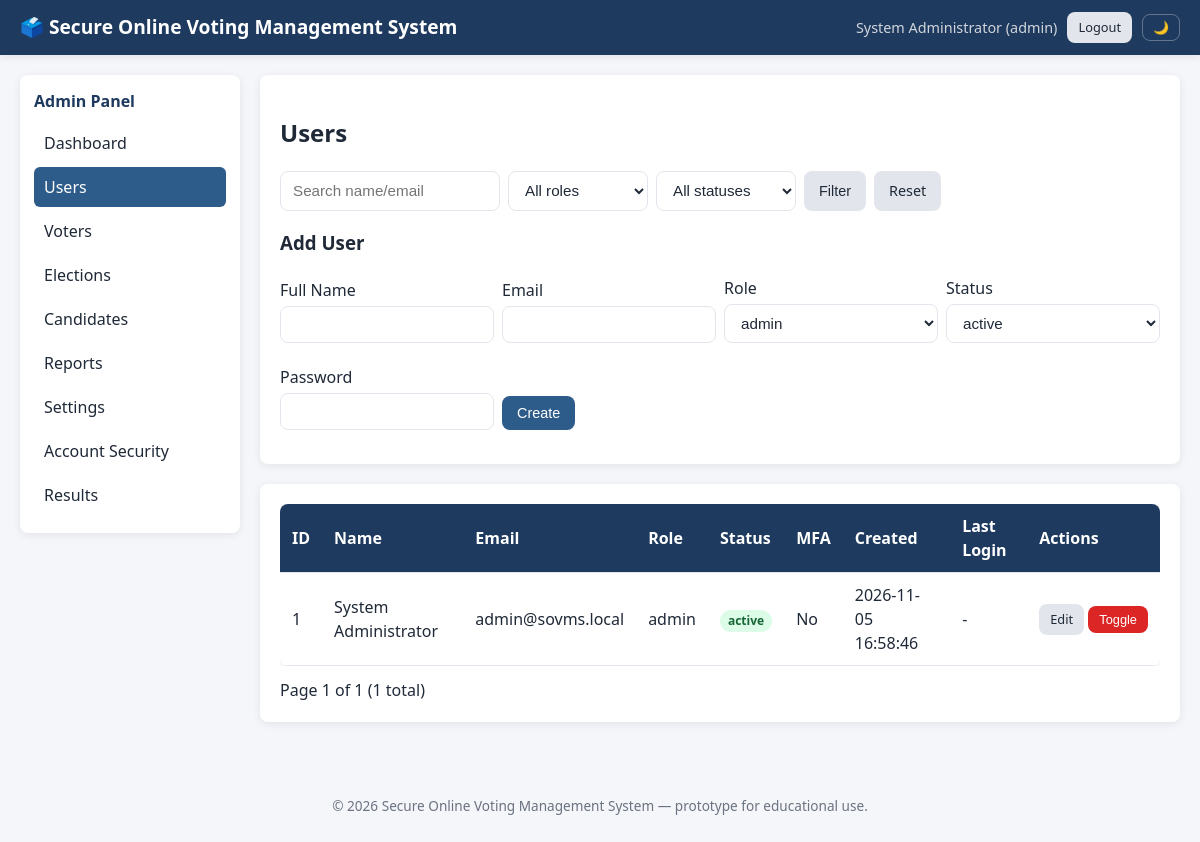
The page /admin/users.php (signed in) on the database its author committed.
### tables this page shows
CREATE TABLE system_settings (
    id         INT UNSIGNED AUTO_INCREMENT PRIMARY KEY,
    `key`      VARCHAR(80) NOT NULL UNIQUE,
    `value`    TEXT        NULL,
    type       ENUM('string','int','bool','json') NOT NULL DEFAULT 'string',
    updated_by INT UNSIGNED NULL,
    updated_at DATETIME     NOT NULL DEFAULT CURRENT_TIMESTAMP ON UPDATE CURRENT_TIMESTAMP,
    CONSTRAINT fk_ss_user FOREIGN KEY (updated_by) REFERENCES users(id)
        ON UPDATE CASCADE ON DELETE SET NULL
);

CREATE TABLE users (
    id                 INT UNSIGNED AUTO_INCREMENT PRIMARY KEY,
    role_id            INT UNSIGNED NOT NULL,
    full_name          VARCHAR(120) NOT NULL,
    email              VARCHAR(190) NOT NULL UNIQUE,
    password_hash      VARCHAR(255) NOT NULL,
    status             ENUM('pending','active','suspended','locked') NOT NULL DEFAULT 'pending',
    mfa_enabled        TINYINT(1)   NOT NULL DEFAULT 0,
    mfa_secret         VARCHAR(128) NULL,
    avatar             VARCHAR(255) NULL,
    last_login_at      DATETIME     NULL,
    last_login_ip      VARCHAR(45)  NULL,
    failed_login_count INT UNSIGNED NOT NULL DEFAULT 0,
    locked_until       DATETIME     NULL,
    created_at         TIMESTAMP    NOT NULL DEFAULT CURRENT_TIMESTAMP,
    updated_at         TIMESTAMP    NOT NULL DEFAULT CURRENT_TIMESTAMP ON UPDATE CURRENT_TIMESTAMP,
    CONSTRAINT fk_users_role FOREIGN KEY (role_id) REFERENCES roles(id)
        ON UPDATE CASCADE ON DELETE RESTRICT,
    INDEX idx_users_role   (role_id),
    INDEX idx_users_status (status),
    INDEX idx_users_email  (email)
);

CREATE TABLE roles (
    id          INT UNSIGNED AUTO_INCREMENT PRIMARY KEY,
    name        VARCHAR(30)  NOT NULL UNIQUE,
    description VARCHAR(255) NULL,
    created_at  TIMESTAMP    NOT NULL DEFAULT CURRENT_TIMESTAMP
);

### config/database.php (called while the page is built, shortened)
<?php
function db_prepare(mysqli $db, string $sql, string $types = '', array $params = []): mysqli_stmt
{
    $stmt = $db->prepare($sql);
    if ($types !== '' && count($params) > 0) {
        $stmt->bind_param($types, ...$params);
    }
    return $stmt;
}
function db_fetch_all(mysqli $db, string $sql, string $types = '', array $params = []): array
{
    $stmt = db_prepare($db, $sql, $types, $params);
    $stmt->execute();
    $res = $stmt->get_result();
    $rows = $res ? $res->fetch_all(MYSQLI_ASSOC) : [];
    return $rows;
}
function db_fetch_one(mysqli $db, string $sql, string $types = '', array $params = []): ?array
{
    $rows = db_fetch_all($db, $sql, $types, $params);
    return $rows[0] ?? null;
}

### includes/functions.php (called while the page is built, shortened)
<?php
require_once __DIR__ . '/../config/database.php';
require_once __DIR__ . '/../config/security.php';
function e(?string $value): string
{
    return htmlspecialchars((string)$value, ENT_QUOTES | ENT_SUBSTITUTE, 'UTF-8');
}
function paginate(int $total, int $perPage, int $page): array
{
    $page = max(1, $page);
    $pages = (int) ceil($total / max(1, $perPage));
    $offset = ($page - 1) * $perPage;
    return ['page' => $page, 'pages' => $pages, 'offset' => $offset, 'perPage' => $perPage];
}

### config/security.php (called while the page is built, shortened)
<?php
function start_secure_session(): void
{
    $now = time();
    $timeout = 30 * 60;
}

### includes/auth.php (called while the page is built, shortened)
<?php
require_once __DIR__ . '/../config/database.php';
require_once __DIR__ . '/../config/security.php';
require_once __DIR__ . '/functions.php';
function current_user(): ?array
{
    global $mysqli;
    return db_fetch_one(
        $mysqli,
        "SELECT u.id, u.role_id, u.full_name, u.email, u.status, u.mfa_enabled,
                r.name AS role_name
         FROM users u JOIN roles r ON r.id = u.role_id
         WHERE u.id = ?",
        "i",
        [$_SESSION['user_id']]
    );
}
function is_logged_in(): bool
{
    return current_user() !== null;
}
function require_login(string $redirect = '/VOTING_SYSTEM/login.php'): void
{
    if (!is_logged_in()) {
        set_flash('warning', 'Please log in to continue.');
        header('Location: ' . $redirect);
        exit;
    }
}
function require_role(array $roles, string $redirect = '/VOTING_SYSTEM/login.php'): void
{
    require_login($redirect);
}

### admin/users.php (the view, shortened to what this page needs)
<?php
require_once __DIR__ . '/../includes/auth.php';
require_role(['admin']);
$active = 'users';
global $mysqli;
$q = trim($_GET['q'] ?? '');
$page = max(1, (int)($_GET['page'] ?? 1));
$perPage = 15;
$where = "WHERE 1=1"; $params = []; $types = '';
$totalRow = db_fetch_one($mysqli, "SELECT COUNT(*) c FROM users u JOIN roles r ON r.id=u.role_id $where", $types, $params);
$total = (int)($totalRow['c'] ?? 0);
$pg = paginate($total, $perPage, $page);
$users = db_fetch_all($mysqli, "SELECT u.id, u.full_name, u.email, u.status, u.mfa_enabled, u.created_at, u.last_login_at, r.name AS role_name FROM users u JOIN roles r ON r.id=u.role_id $where ORDER BY u.id DESC LIMIT ? OFFSET ?", $types . 'ii', array_merge($params, [$perPage, $pg['offset']]));
$roles = db_fetch_all($mysqli, "SELECT name FROM roles ORDER BY id");
$editId = isset($_GET['edit']) ? (int)$_GET['edit'] : 0;
$editUser = null;
require_once __DIR__ . '/../includes/header.php';
?>
<div class="layout">
    <?php include __DIR__ . '/../includes/sidebar.php'; ?>
    <div class="layout__main">
<?php
if ($editId > 0) {
    $eu = $editUser;
?>
<div class="card">
    <h2>Edit User #<?php echo (int)$eu['id']; ?></h2>
    <form method="post">
        <?php echo csrf_field(); ?>
        <input type="hidden" name="action" value="update">
        <input type="hidden" name="user_id" value="<?php echo (int)$eu['id']; ?>">
        <div class="form-group"><label>Full Name</label><input class="form-control" name="full_name" value="<?php echo e($eu['full_name']); ?>" required></div>
        <div class="form-group"><label>Email (read-only)</label><input class="form-control" value="<?php echo e($eu['email']); ?>" disabled></div>
        <div class="form-group"><label>Role</label><select class="form-control" name="role"><?php foreach ($roles as $r): ?><option value="<?php echo e($r['name']); ?>" <?php echo $r['name']===$eu['role_name']?'selected':''; ?>><?php echo e($r['name']); ?></option><?php endforeach; ?></select></div>
        <div class="form-group"><label>Status</label><select class="form-control" name="status"><?php foreach (['pending','active','suspended','locked'] as $s): ?><option value="<?php echo $s; ?>" <?php echo $s===$eu['status']?'selected':''; ?>><?php echo $s; ?></option><?php endforeach; ?></select></div>
        <p><strong>MFA:</strong> <?php echo (int)$eu['mfa_enabled'] === 1 ? 'Enabled' : 'Disabled'; ?>
            <?php if ((int)$eu['id'] === (int)current_user()['id'] && in_array($eu['role_name'], ['admin', 'manager'], true)): ?>
                — <a href="/VOTING_SYSTEM/account/security.php">Manage your MFA</a>
            <?php endif; ?>
        </p>
        <button class="btn btn--primary" type="submit">Save</button>
        <a class="btn" href="/VOTING_SYSTEM/admin/users.php">Cancel</a>
    </form>
    <?php if ((int)$eu['mfa_enabled'] === 1 && in_array($eu['role_name'], ['admin', 'manager'], true)): ?>
        <form method="post" style="margin-top:12px;" onsubmit="return confirm('Reset this user’s MFA enrollment? They will need to set it up again.');">
            <?php echo csrf_field(); ?>
            <input type="hidden" name="action" value="reset_mfa">
            <input type="hidden" name="user_id" value="<?php echo (int)$eu['id']; ?>">
            <button class="btn btn--danger" type="submit">Reset MFA enrollment</button>
        </form>
    <?php endif; ?>
    <hr>
    <h3>Reset Password</h3>
    <form method="post">
        <?php echo csrf_field(); ?>
        <input type="hidden" name="action" value="resetpw">
        <input type="hidden" name="user_id" value="<?php echo (int)$eu['id']; ?>">
        <div class="form-group"><label>New Password</label><input class="form-control" type="password" name="new_password" required></div>
        <button class="btn btn--danger" type="submit">Reset Password</button>
    </form>
</div>
<?php } else { ?>
<div class="card">
    <h2>Users</h2>
    <form method="get" class="form-inline" style="display:flex;gap:8px;flex-wrap:wrap;margin-bottom:12px;">
        <input class="form-control" style="max-width:220px;" name="q" placeholder="Search name/email" value="<?php echo e($q); ?>">
        <select class="form-control" style="max-width:140px;" name="role">
            <option value="">All roles</option>
        </select>
        <select class="form-control" style="max-width:140px;" name="status">
            <option value="">All statuses</option>
        </select>
        <button class="btn" type="submit">Filter</button>
        <a class="btn" href="/VOTING_SYSTEM/admin/users.php">Reset</a>
    </form>
    <h3>Add User</h3>
    <form method="post" style="display:grid;grid-template-columns:repeat(auto-fit,minmax(180px,1fr));gap:8px;align-items:end;">
        <div class="form-group"><label>Full Name</label><input class="form-control" name="full_name" required></div>
        <div class="form-group"><label>Email</label><input class="form-control" type="email" name="email" required></div>
        <div class="form-group"><label>Role</label><select class="form-control" name="role"><?php foreach ($roles as $r): ?><option value="<?php echo e($r['name']); ?>"><?php echo e($r['name']); ?></option><?php endforeach; ?></select></div>
        <div class="form-group"><label>Status</label><select class="form-control" name="status"><option value="pending">pending</option><option value="active" selected>active</option></select></div>
        <div class="form-group"><label>Password</label><input class="form-control" type="password" name="password" required></div>
        <div class="form-group"><button class="btn btn--primary" type="submit">Create</button></div>
    </form>
</div>
<div class="card">
    <div class="table-wrap">
        <table>
            <thead><tr><th>ID</th><th>Name</th><th>Email</th><th>Role</th><th>Status</th><th>MFA</th><th>Created</th><th>Last Login</th><th>Actions</th></tr></thead>
            <tbody>
            <?php foreach ($users as $u): ?>
                <tr>
                    <td><?php echo (int)$u['id']; ?></td>
                    <td><?php echo e($u['full_name']); ?></td>
                    <td><?php echo e($u['email']); ?></td>
                    <td><?php echo e($u['role_name']); ?></td>
                    <td><span class="badge badge--<?php echo e($u['status']); ?>"><?php echo e($u['status']); ?></span></td>
                    <td><?php echo $u['mfa_enabled'] ? 'Yes' : 'No'; ?></td>
                    <td><?php echo e($u['created_at']); ?></td>
                    <td><?php echo e($u['last_login_at'] ?? '-'); ?></td>
                    <td style="white-space:nowrap;">
                        <a class="btn btn--sm" href="/VOTING_SYSTEM/admin/users.php?edit=<?php echo (int)$u['id']; ?>">Edit</a>
                        <form method="post" style="display:inline;">
                            <button class="btn btn--sm btn--danger" type="submit">Toggle</button>
                        </form>
                    </td>
                </tr>
            <?php endforeach; ?>
            </tbody>
        </table>
    </div>
    <div style="margin-top:12px;display:flex;gap:6px;align-items:center;">
        <span>Page <?php echo $pg['page']; ?> of <?php echo max(1,$pg['pages']); ?> (<?php echo $total; ?> total)</span>
    </div>
</div>
<?php } ?>
    </div>
</div>
<?php require_once __DIR__ . '/../includes/footer.php'; ?>

### includes/header.php (shortened to what this page needs)
<?php
require_once __DIR__ . '/functions.php';
require_once __DIR__ . '/auth.php';
$cu = current_user();
$siteNameSetting = db_fetch_one($GLOBALS['mysqli'], "SELECT `value` FROM system_settings WHERE `key`='site_name'", "", []);
$siteName = $siteNameSetting && trim((string)$siteNameSetting['value']) !== ''
    ? trim((string)$siteNameSetting['value'])
    : 'SOVMS';
?>
<!DOCTYPE html>
<html lang="en" data-theme="light">
<head>
    <link rel="stylesheet" href="/VOTING_SYSTEM/assets/css/main.css">
</head>
<body>
<header class="topbar">
    <div class="topbar__brand">
        <a href="/VOTING_SYSTEM/index.php">🗳️ <?php echo e($siteName); ?></a>
    </div>
    <nav class="topbar__nav">
        <?php if ($cu): ?>
            <span class="topbar__user"><?php echo e($cu['full_name']); ?> (<?php echo e($cu['role_name']); ?>)</span>
            <a href="/VOTING_SYSTEM/logout.php" class="btn btn--sm">Logout</a>
        <?php else: ?>
            <a href="/VOTING_SYSTEM/login.php" class="btn btn--sm btn--primary">Login</a>
            <a href="/VOTING_SYSTEM/register.php" class="btn btn--sm">Register</a>
        <?php endif; ?>
        <button id="themeToggle" class="btn btn--sm btn--ghost" type="button" aria-label="Toggle theme">🌙</button>
    </nav>
</header>
<main class="main">

### includes/sidebar.php (shortened to what this page needs)
<?php
$cu = current_user();
$role = $cu['role_name'];
?>
<aside class="sidebar">
    <div class="sidebar__title"><?php echo e(ucfirst($role)); ?> Panel</div>
    <nav class="sidebar__nav">
        <?php if ($role === 'admin'): ?>
            <a class="<?php echo $active==='dashboard'?'active':''; ?>" href="/VOTING_SYSTEM/admin/dashboard.php">Dashboard</a>
            <a class="<?php echo $active==='users'?'active':''; ?>" href="/VOTING_SYSTEM/admin/users.php">Users</a>
            <a class="<?php echo $active==='voters'?'active':''; ?>" href="/VOTING_SYSTEM/admin/voters.php">Voters</a>
            <a class="<?php echo $active==='elections'?'active':''; ?>" href="/VOTING_SYSTEM/admin/elections.php">Elections</a>
            <a class="<?php echo $active==='candidates'?'active':''; ?>" href="/VOTING_SYSTEM/admin/candidates.php">Candidates</a>
            <a class="<?php echo $active==='reports'?'active':''; ?>" href="/VOTING_SYSTEM/admin/reports.php">Reports</a>
            <a class="<?php echo $active==='settings'?'active':''; ?>" href="/VOTING_SYSTEM/admin/settings.php">Settings</a>
            <a class="<?php echo $active==='security'?'active':''; ?>" href="/VOTING_SYSTEM/account/security.php">Account Security</a>
        <?php endif; ?>
        <a href="/VOTING_SYSTEM/results/index.php">Results</a>
    </nav>
</aside>

### rows shown on the page
system_settings: value "Secure Online Voting Management System"
users: full_name "System Administrator", role.name "admin", role.name "Admin", id "1", email "admin@sovms.local", status "active", mfa_enabled "No", created_at "2026-11-05 16:58:46", last_login_at "-"

### other values the page prints
$pg['page'] "1"
max(1,$pg['pages']) "1"
$total "1"
form field role "admin"
